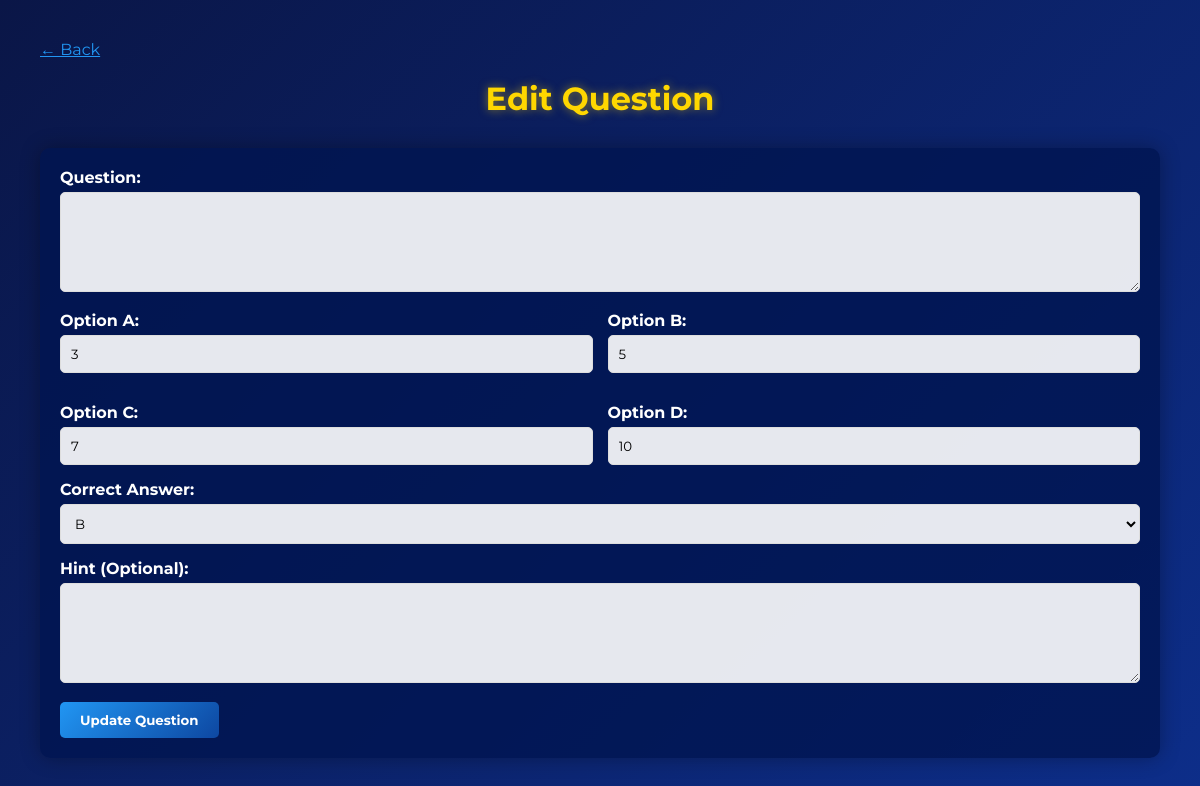
The app's page /admin/game/edit_question.php?question_id=1 (signed in) with its own data.
### tables this page shows
CREATE TABLE IF NOT EXISTS `questions` (
  `question_id` int NOT NULL AUTO_INCREMENT,
  `quiz_id` int NOT NULL,
  `quiz_question` varchar(255) NOT NULL,
  `quiz_type` varchar(255) NOT NULL,
  `option_a` varchar(255) DEFAULT NULL,
  `option_b` varchar(255) DEFAULT NULL,
  `option_c` varchar(255) DEFAULT NULL,
  `option_d` varchar(255) DEFAULT NULL,
  `correct_answer` varchar(255) DEFAULT NULL,
  `short_answer` varchar(255) DEFAULT NULL,
  PRIMARY KEY (`question_id`),
  KEY `quiz_id` (`quiz_id`)
);

### admin/game/edit_question.php (the view, shortened to what this page needs)
<?php
require_once 'db_connect.php';
$question_id = null;
$quiz_id = null;
$question_text = '';
$option_a = '';
$option_b = '';
$option_c = '';
$option_d = '';
$correct_answer = '';
$hint = '';
if (isset($_GET['question_id'])) {
    $question_id = intval($_GET['question_id']);
    $stmt = $conn->prepare("SELECT * FROM questions WHERE question_id = ?");
    $stmt->bind_param("i", $question_id);
    $stmt->execute();
    $result = $stmt->get_result();
    if ($result->num_rows > 0) {
        $question = $result->fetch_assoc();
        $quiz_id = $question['quiz_id'];
        $question_text = $question['question_text'];
        $option_a = $question['option_a'];
        $option_b = $question['option_b'];
        $option_c = $question['option_c'];
        $option_d = $question['option_d'];
        $correct_answer = $question['correct_answer'];
        $hint = $question['hint'];
    } else {
        $error_message = "Question not found";
    }
} else {
    $error_message = "Question ID is required";
}
?>
<!DOCTYPE html>
<html lang="en">
<head>
    <link rel="stylesheet" href="css/edit_question.css">
</head>
<body>
    <div class="container">
        <div class="navigation">
            <?php if ($quiz_id): ?>
                <a href="javascript:history.back()" style="color: #2196F3;">← Back</a>
            <?php else: ?>
                <a href="create_quiz.php" style="color: #2196F3;">← Back to Quizzes</a>
            <?php endif; ?>
        </div>
        <h1>Edit Question</h1>
        <?php if ($question_id && $quiz_id): ?>
            <div class="card">
                <form id="edit_question_form">
                    <div class="form-group">
                        <label for="question_text">Question:</label>
                        <textarea id="question_text" name="question_text" required><?php echo htmlspecialchars($question_text); ?></textarea>
                    </div>
                    <div class="options-grid">
                        <div class="form-group">
                            <label for="option_a">Option A:</label>
                            <input type="text" id="option_a" name="option_a" value="<?php echo htmlspecialchars($option_a); ?>" required>
                        </div>
                        <div class="form-group">
                            <label for="option_b">Option B:</label>
                            <input type="text" id="option_b" name="option_b" value="<?php echo htmlspecialchars($option_b); ?>" required>
                        </div>
                        <div class="form-group">
                            <label for="option_c">Option C:</label>
                            <input type="text" id="option_c" name="option_c" value="<?php echo htmlspecialchars($option_c); ?>" required>
                        </div>
                        <div class="form-group">
                            <label for="option_d">Option D:</label>
                            <input type="text" id="option_d" name="option_d" value="<?php echo htmlspecialchars($option_d); ?>" required>
                        </div>
                    </div>
                    <div class="form-group">
                        <label for="correct_answer">Correct Answer:</label>
                        <select id="correct_answer" name="correct_answer" required>
                            <option value="B" <?php echo ($correct_answer == 'B') ? 'selected' : ''; ?>>B</option>
                        </select>
                    </div>
                    <div class="form-group">
                        <label for="hint">Hint (Optional):</label>
                        <textarea id="hint" name="hint"><?php echo htmlspecialchars($hint); ?></textarea>
                    </div>
                    <button type="submit">Update Question</button>
                </form>
            </div>
        <?php endif; ?>
    </div>
</body>
</html>

### admin/game/css/edit_question.css (style rules this page uses)
* { margin: 0; padding: 0; box-sizing: border-box; font-family: 'Montserrat', sans-serif; }
body { background: linear-gradient(135deg, #0a1647, #0d2e8a); min-height: 100vh; color: white; padding: 20px; }
.container { max-width: 1200px; margin: 0 auto; padding: 20px; }
h1 { text-align: center; margin-bottom: 30px; color: gold; text-shadow: 0 0 10px rgba(255, 215, 0, 0.5); }
.card { background: rgba(0, 20, 80, 0.8); border-radius: 10px; padding: 20px; margin-bottom: 20px; box-shadow: 0 0 20px rgba(0, 0, 0, 0.3); }
.form-group { margin-bottom: 15px; }
label { display: block; margin-bottom: 5px; font-weight: bold; }
input[type="text"], textarea, select { width: 100%; padding: 10px; border: 1px solid #ddd; border-radius: 5px; background: rgba(255, 255, 255, 0.9); }
textarea { min-height: 100px; }
.options-grid { display: grid; grid-template-columns: repeat(2, 1fr); gap: 15px; }
button { background: linear-gradient(135deg, #2196F3, #0d47a1); color: white; border: none; padding: 10px 20px; border-radius: 5px; cursor: pointer; font-weight: bold; transition: all 0.3s; }
.navigation { display: flex; justify-content: space-between; margin-bottom: 20px; }

### records on screen
questions: option_a "3", option_b "5", option_c "7", option_d "10", correct_answer "B"
